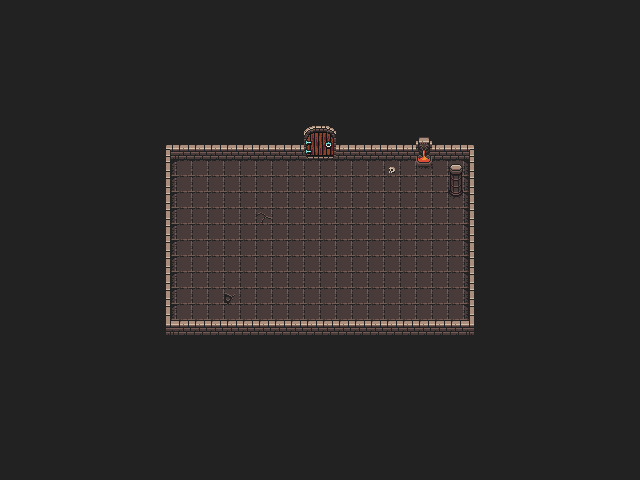

A 2D game scene composited from a Tiled map and its tileset images. What follows is a short description and the map's XML, with each tile layer's data collapsed to a summary:
An orthogonal 40x30 tile map with 16x16 px tiles, 5 tile layers (background, floor, demi_walls, walls, ...), 4 tilesets and 2 objects (portal, spawn).

<map version="1.10" tiledversion="1.11.2" orientation="orthogonal" renderorder="right-down" width="40" height="30" tilewidth="16" tileheight="16" infinite="0" nextlayerid="9" nextobjectid="25">
 <tileset firstgid="1" source="atlas_walls_low-16x16.tsx" />
 <tileset firstgid="49" source="atlas_floor-16x16.tsx" />
 <tileset firstgid="98" source="dungeon-tileset.tsx" />
 <tileset firstgid="1122" source="extruded_low_walls.tsx" />
 <layer id="7" name="background" width="40" height="30">
  <data>[1200 cells, 1200 non-empty, 1 distinct tile ids]</data>
 </layer>
 <layer id="2" name="floor" width="40" height="30">
  <data>[1200 cells, 201 non-empty, 6 distinct tile ids]</data>
 </layer>
 <layer id="1" name="demi_walls" width="40" height="30">
  <data>[1200 cells, 24 non-empty, 5 distinct tile ids]</data>
 </layer>
 <layer id="8" name="walls" width="40" height="30">
  <data>[1200 cells, 45 non-empty, 14 distinct tile ids]</data>
 </layer>
 <layer id="3" name="props" width="40" height="30">
  <data>[1200 cells, 4 non-empty, 4 distinct tile ids]</data>
 </layer>
 <objectgroup id="5" name="collisions" />
 <objectgroup id="6" name="entities">
  <object id="23" name="portal" type="portal" x="303.5" y="148" width="31.5" height="14">
   <properties>
    <property name="destination" value="GENERATE" />
   </properties>
  </object>
  <object id="24" name="spawn" x="319.5" y="237.5">
   <properties>
    <property name="type" value="player" />
   </properties>
   <point />
  </object>
 </objectgroup>
</map>
